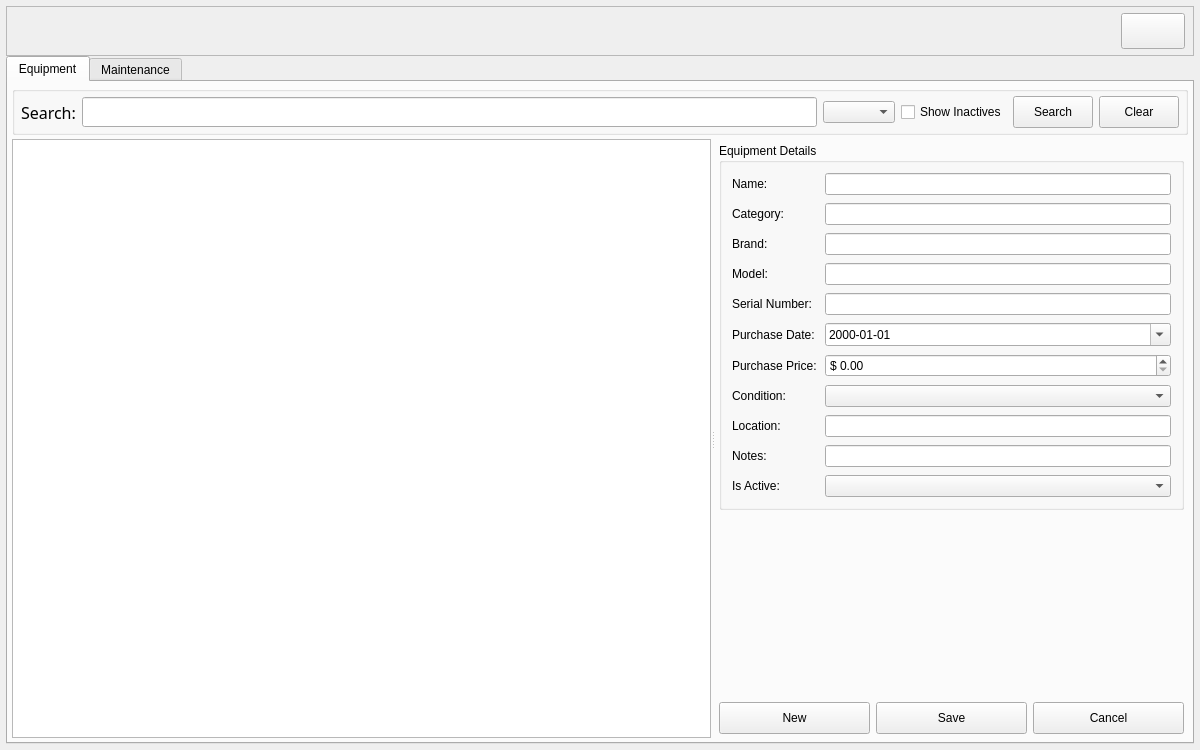
<?xml version="1.0" encoding="UTF-8"?>
<ui version="4.0">
 <class>Form</class>
 <widget class="QWidget" name="Form">
  <property name="geometry">
   <rect>
    <x>0</x>
    <y>0</y>
    <width>1200</width>
    <height>750</height>
   </rect>
  </property>
  <property name="windowTitle">
   <string>Equipment</string>
  </property>
  <layout class="QVBoxLayout" name="verticalLayout_main">
   <property name="spacing">
    <number>0</number>
   </property>
   <property name="leftMargin">
    <number>6</number>
   </property>
   <property name="topMargin">
    <number>6</number>
   </property>
   <property name="rightMargin">
    <number>6</number>
   </property>
   <property name="bottomMargin">
    <number>6</number>
   </property>

   <!-- TOP BAR -->
   <item>
    <widget class="QFrame" name="bar_information">
     <property name="sizePolicy">
      <sizepolicy hsizetype="Preferred" vsizetype="Fixed">
       <horstretch>0</horstretch>
       <verstretch>0</verstretch>
      </sizepolicy>
     </property>
     <property name="minimumSize">
      <size>
       <width>0</width>
       <height>50</height>
      </size>
     </property>
     <property name="maximumSize">
      <size>
       <width>16777215</width>
       <height>50</height>
      </size>
     </property>
     <property name="frameShape">
      <enum>QFrame::StyledPanel</enum>
     </property>
     <property name="frameShadow">
      <enum>QFrame::Raised</enum>
     </property>
     <layout class="QHBoxLayout" name="horizontalLayout_bar">
      <property name="leftMargin">
       <number>8</number>
      </property>
      <property name="topMargin">
       <number>4</number>
      </property>
      <property name="rightMargin">
       <number>8</number>
      </property>
      <property name="bottomMargin">
       <number>4</number>
      </property>
      <item>
       <widget class="QLabel" name="label_user_name">
        <property name="font">
         <font>
          <family>Century Gothic</family>
          <pointsize>12</pointsize>
         </font>
        </property>
        <property name="text">
         <string/>
        </property>
        <property name="alignment">
         <set>Qt::AlignLeading|Qt::AlignLeft|Qt::AlignVCenter</set>
        </property>
       </widget>
      </item>
      <item>
       <widget class="QLabel" name="label_user_role">
        <property name="font">
         <font>
          <family>Century Gothic</family>
          <pointsize>12</pointsize>
         </font>
        </property>
        <property name="text">
         <string/>
        </property>
       </widget>
      </item>
      <item>
       <spacer name="horizontalSpacer_bar">
        <property name="orientation">
         <enum>Qt::Horizontal</enum>
        </property>
        <property name="sizeType">
         <enum>QSizePolicy::Expanding</enum>
        </property>
        <property name="sizeHint" stdset="0">
         <size>
          <width>40</width>
          <height>20</height>
         </size>
        </property>
       </spacer>
      </item>
      <item>
       <widget class="QPushButton" name="btn_close">
        <property name="minimumSize">
         <size>
          <width>64</width>
          <height>36</height>
         </size>
        </property>
        <property name="maximumSize">
         <size>
          <width>64</width>
          <height>36</height>
         </size>
        </property>
        <property name="text">
         <string/>
        </property>
       </widget>
      </item>
     </layout>
    </widget>
   </item>

   <!-- MAIN CONTENT: TAB WIDGET -->
   <item>
    <widget class="QTabWidget" name="tab_widget">
     <property name="currentIndex">
      <number>0</number>
     </property>

     <!-- TAB 1 — EQUIPMENT -->
     <widget class="QWidget" name="tab_equipment">
      <attribute name="title">
       <string>Equipment</string>
      </attribute>
      <layout class="QVBoxLayout" name="verticalLayout_equipment_tab">
       <property name="spacing">
        <number>4</number>
       </property>
       <property name="leftMargin">
        <number>4</number>
       </property>
       <property name="topMargin">
        <number>4</number>
       </property>
       <property name="rightMargin">
        <number>4</number>
       </property>
       <property name="bottomMargin">
        <number>4</number>
       </property>

       <!-- Search row -->
       <item>
        <widget class="QGroupBox" name="groupBox_search">
         <property name="sizePolicy">
          <sizepolicy hsizetype="Preferred" vsizetype="Fixed">
           <horstretch>0</horstretch>
           <verstretch>0</verstretch>
          </sizepolicy>
         </property>
         <property name="title">
          <string/>
         </property>
         <layout class="QHBoxLayout" name="horizontalLayout_search">
          <property name="leftMargin">
           <number>6</number>
          </property>
          <property name="topMargin">
           <number>4</number>
          </property>
          <property name="rightMargin">
           <number>6</number>
          </property>
          <property name="bottomMargin">
           <number>4</number>
          </property>
          <item>
           <widget class="QLabel" name="label_search">
            <property name="font">
             <font>
              <family>Century Gothic</family>
              <pointsize>12</pointsize>
             </font>
            </property>
            <property name="text">
             <string>Search:</string>
            </property>
           </widget>
          </item>
          <item>
           <widget class="QLineEdit" name="input_search">
            <property name="sizePolicy">
             <sizepolicy hsizetype="Expanding" vsizetype="Fixed">
              <horstretch>0</horstretch>
              <verstretch>0</verstretch>
             </sizepolicy>
            </property>
            <property name="font">
             <font>
              <family>Century Gothic</family>
              <pointsize>11</pointsize>
             </font>
            </property>
           </widget>
          </item>
          <item>
           <widget class="QComboBox" name="cbo_search_options">
            <property name="sizePolicy">
             <sizepolicy hsizetype="Fixed" vsizetype="Fixed">
              <horstretch>0</horstretch>
              <verstretch>0</verstretch>
             </sizepolicy>
            </property>
           </widget>
          </item>
          <item>
           <widget class="QCheckBox" name="check_show_inactives">
            <property name="text">
             <string>Show Inactives</string>
            </property>
           </widget>
          </item>
          <item>
           <widget class="QPushButton" name="btn_search">
            <property name="minimumSize">
             <size>
              <width>80</width>
              <height>32</height>
             </size>
            </property>
            <property name="text">
             <string>Search</string>
            </property>
           </widget>
          </item>
          <item>
           <widget class="QPushButton" name="btn_clear">
            <property name="minimumSize">
             <size>
              <width>80</width>
              <height>32</height>
             </size>
            </property>
            <property name="text">
             <string>Clear</string>
            </property>
           </widget>
          </item>
         </layout>
        </widget>
       </item>

       <item>
        <widget class="QSplitter" name="splitter_equipment">
         <property name="orientation">
          <enum>Qt::Horizontal</enum>
         </property>
         <property name="childrenCollapsible">
          <bool>false</bool>
         </property>

         <widget class="QTableWidget" name="equipment_table">
          <property name="sizePolicy">
           <sizepolicy hsizetype="Expanding" vsizetype="Expanding">
            <horstretch>3</horstretch>
            <verstretch>0</verstretch>
           </sizepolicy>
          </property>
         </widget>

         <widget class="QWidget" name="widget_equipment_form">
          <property name="sizePolicy">
           <sizepolicy hsizetype="Preferred" vsizetype="Preferred">
            <horstretch>2</horstretch>
            <verstretch>0</verstretch>
           </sizepolicy>
          </property>
          <property name="minimumSize">
           <size>
            <width>320</width>
            <height>0</height>
           </size>
          </property>
          <layout class="QVBoxLayout" name="verticalLayout_equipment_form">
           <property name="leftMargin">
            <number>4</number>
           </property>
           <property name="topMargin">
            <number>4</number>
           </property>
           <property name="rightMargin">
            <number>4</number>
           </property>
           <property name="bottomMargin">
            <number>4</number>
           </property>

           <item>
            <widget class="QGroupBox" name="groupBox_equipment_details">
             <property name="title">
              <string>Equipment Details</string>
             </property>
             <layout class="QFormLayout" name="formLayout_equipment">
              <property name="leftMargin">
               <number>10</number>
              </property>
              <property name="topMargin">
               <number>10</number>
              </property>
              <property name="rightMargin">
               <number>10</number>
              </property>
              <property name="bottomMargin">
               <number>10</number>
              </property>
              <property name="horizontalSpacing">
               <number>8</number>
              </property>
              <property name="verticalSpacing">
               <number>8</number>
              </property>

              <item row="0" column="0">
               <widget class="QLabel" name="label_name">
                <property name="text">
                 <string>Name:</string>
                </property>
               </widget>
              </item>
              <item row="0" column="1">
               <widget class="QLineEdit" name="input_name"/>
              </item>

              <item row="1" column="0">
               <widget class="QLabel" name="label_category">
                <property name="text">
                 <string>Category:</string>
                </property>
               </widget>
              </item>
              <item row="1" column="1">
               <widget class="QLineEdit" name="input_category"/>
              </item>

              <item row="2" column="0">
               <widget class="QLabel" name="label_brand">
                <property name="text">
                 <string>Brand:</string>
                </property>
               </widget>
              </item>
              <item row="2" column="1">
               <widget class="QLineEdit" name="input_brand"/>
              </item>

              <item row="3" column="0">
               <widget class="QLabel" name="label_model">
                <property name="text">
                 <string>Model:</string>
                </property>
               </widget>
              </item>
              <item row="3" column="1">
               <widget class="QLineEdit" name="input_model"/>
              </item>

              <item row="4" column="0">
               <widget class="QLabel" name="label_serial_number">
                <property name="text">
                 <string>Serial Number:</string>
                </property>
               </widget>
              </item>
              <item row="4" column="1">
               <widget class="QLineEdit" name="input_serial_number"/>
              </item>

              <item row="5" column="0">
               <widget class="QLabel" name="label_purchase_date">
                <property name="text">
                 <string>Purchase Date:</string>
                </property>
               </widget>
              </item>
              <item row="5" column="1">
               <widget class="QDateEdit" name="date_purchase">
                <property name="calendarPopup">
                 <bool>true</bool>
                </property>
                <property name="displayFormat">
                 <string>yyyy-MM-dd</string>
                </property>
               </widget>
              </item>

              <item row="6" column="0">
               <widget class="QLabel" name="label_purchase_price">
                <property name="text">
                 <string>Purchase Price:</string>
                </property>
               </widget>
              </item>
              <item row="6" column="1">
               <widget class="QDoubleSpinBox" name="spin_purchase_price">
                <property name="prefix">
                 <string>$ </string>
                </property>
                <property name="maximum">
                 <double>999999.99</double>
                </property>
                <property name="singleStep">
                 <double>10.00</double>
                </property>
               </widget>
              </item>

              <item row="7" column="0">
               <widget class="QLabel" name="label_condition">
                <property name="text">
                 <string>Condition:</string>
                </property>
               </widget>
              </item>
              <item row="7" column="1">
               <widget class="QComboBox" name="cbo_condition"/>
              </item>

              <item row="8" column="0">
               <widget class="QLabel" name="label_location">
                <property name="text">
                 <string>Location:</string>
                </property>
               </widget>
              </item>
              <item row="8" column="1">
               <widget class="QLineEdit" name="input_location"/>
              </item>

              <item row="9" column="0">
               <widget class="QLabel" name="label_notes">
                <property name="text">
                 <string>Notes:</string>
                </property>
               </widget>
              </item>
              <item row="9" column="1">
               <widget class="QLineEdit" name="input_notes"/>
              </item>

              <item row="10" column="0">
               <widget class="QLabel" name="label_is_active">
                <property name="text">
                 <string>Is Active:</string>
                </property>
               </widget>
              </item>
              <item row="10" column="1">
               <widget class="QComboBox" name="cbo_is_active"/>
              </item>

             </layout>
            </widget>
           </item>

           <item>
            <spacer name="verticalSpacer_equipment_form">
             <property name="orientation">
              <enum>Qt::Vertical</enum>
             </property>
             <property name="sizeHint" stdset="0">
              <size>
               <width>20</width>
               <height>40</height>
              </size>
             </property>
            </spacer>
           </item>

           <item>
            <layout class="QHBoxLayout" name="horizontalLayout_equipment_btns">
             <property name="spacing">
              <number>6</number>
             </property>
             <item>
              <widget class="QPushButton" name="btn_new_equipment">
               <property name="minimumSize">
                <size>
                 <width>80</width>
                 <height>32</height>
                </size>
               </property>
               <property name="text">
                <string>New</string>
               </property>
              </widget>
             </item>
             <item>
              <widget class="QPushButton" name="btn_save_equipment">
               <property name="minimumSize">
                <size>
                 <width>80</width>
                 <height>32</height>
                </size>
               </property>
               <property name="text">
                <string>Save</string>
               </property>
              </widget>
             </item>
             <item>
              <widget class="QPushButton" name="btn_cancel_equipment">
               <property name="minimumSize">
                <size>
                 <width>80</width>
                 <height>32</height>
                </size>
               </property>
               <property name="text">
                <string>Cancel</string>
               </property>
              </widget>
             </item>
            </layout>
           </item>

          </layout>
         </widget>
        </widget>
       </item>
      </layout>
     </widget>

     <!-- TAB 2 — MAINTENANCE -->
     <widget class="QWidget" name="tab_maintenance">
      <attribute name="title">
       <string>Maintenance</string>
      </attribute>
      <layout class="QVBoxLayout" name="verticalLayout_maintenance_tab">
       <property name="spacing">
        <number>4</number>
       </property>
       <property name="leftMargin">
        <number>4</number>
       </property>
       <property name="topMargin">
        <number>4</number>
       </property>
       <property name="rightMargin">
        <number>4</number>
       </property>
       <property name="bottomMargin">
        <number>4</number>
       </property>

       <!-- Filter row -->
       <item>
        <widget class="QGroupBox" name="groupBox_maintenance_filters">
         <property name="sizePolicy">
          <sizepolicy hsizetype="Preferred" vsizetype="Fixed">
           <horstretch>0</horstretch>
           <verstretch>0</verstretch>
          </sizepolicy>
         </property>
         <property name="title">
          <string/>
         </property>
         <layout class="QHBoxLayout" name="horizontalLayout_maintenance_filters">
          <property name="leftMargin">
           <number>6</number>
          </property>
          <property name="topMargin">
           <number>4</number>
          </property>
          <property name="rightMargin">
           <number>6</number>
          </property>
          <property name="bottomMargin">
           <number>4</number>
          </property>
          <item>
           <widget class="QLabel" name="label_filter_equipment">
            <property name="text">
             <string>Equipment:</string>
            </property>
           </widget>
          </item>
          <item>
           <widget class="QComboBox" name="combo_filter_equipment">
            <property name="sizePolicy">
             <sizepolicy hsizetype="Expanding" vsizetype="Fixed">
              <horstretch>0</horstretch>
              <verstretch>0</verstretch>
             </sizepolicy>
            </property>
            <property name="minimumSize">
             <size>
              <width>150</width>
              <height>0</height>
             </size>
            </property>
           </widget>
          </item>
          <item>
           <widget class="QLabel" name="label_maint_date_from">
            <property name="text">
             <string>From:</string>
            </property>
           </widget>
          </item>
          <item>
           <widget class="QDateEdit" name="date_maint_from">
            <property name="minimumSize">
             <size>
              <width>120</width>
              <height>0</height>
             </size>
            </property>
            <property name="displayFormat">
             <string>yyyy-MM-dd</string>
            </property>
            <property name="calendarPopup">
             <bool>true</bool>
            </property>
            <property name="date">
             <date>
              <year>2026</year>
              <month>1</month>
              <day>1</day>
             </date>
            </property>
           </widget>
          </item>
          <item>
           <widget class="QLabel" name="label_maint_date_to">
            <property name="text">
             <string>To:</string>
            </property>
           </widget>
          </item>
          <item>
           <widget class="QDateEdit" name="date_maint_to">
            <property name="minimumSize">
             <size>
              <width>120</width>
              <height>0</height>
             </size>
            </property>
            <property name="displayFormat">
             <string>yyyy-MM-dd</string>
            </property>
            <property name="calendarPopup">
             <bool>true</bool>
            </property>
           </widget>
          </item>
          <item>
           <widget class="QLabel" name="label_filter_type">
            <property name="text">
             <string>Type:</string>
            </property>
           </widget>
          </item>
          <item>
           <widget class="QComboBox" name="combo_filter_type"/>
          </item>
          <item>
           <widget class="QPushButton" name="btn_filter_maintenance">
            <property name="minimumSize">
             <size>
              <width>70</width>
              <height>32</height>
             </size>
            </property>
            <property name="text">
             <string>Filter</string>
            </property>
           </widget>
          </item>
          <item>
           <widget class="QPushButton" name="btn_clear_maintenance_filters">
            <property name="minimumSize">
             <size>
              <width>70</width>
              <height>32</height>
             </size>
            </property>
            <property name="text">
             <string>Clear</string>
            </property>
           </widget>
          </item>
         </layout>
        </widget>
       </item>

       <!-- Maintenance table -->
       <item>
        <widget class="QTableWidget" name="maintenance_table">
         <property name="sizePolicy">
          <sizepolicy hsizetype="Expanding" vsizetype="Expanding">
           <horstretch>0</horstretch>
           <verstretch>1</verstretch>
          </sizepolicy>
         </property>
         <property name="minimumSize">
          <size>
           <width>0</width>
           <height>120</height>
          </size>
         </property>
        </widget>
       </item>

       <!-- Log maintenance -->
       <item>
        <widget class="QGroupBox" name="groupBox_log_maintenance">
         <property name="sizePolicy">
          <sizepolicy hsizetype="Preferred" vsizetype="Fixed">
           <horstretch>0</horstretch>
           <verstretch>0</verstretch>
          </sizepolicy>
         </property>
         <property name="title">
          <string>Log Maintenance</string>
         </property>
         <layout class="QGridLayout" name="gridLayout_log_maintenance">
          <property name="leftMargin">
           <number>6</number>
          </property>
          <property name="topMargin">
           <number>6</number>
          </property>
          <property name="rightMargin">
           <number>6</number>
          </property>
          <property name="bottomMargin">
           <number>6</number>
          </property>

          <item row="0" column="0">
           <widget class="QLabel" name="label_log_equipment">
            <property name="text">
             <string>Equipment:</string>
            </property>
           </widget>
          </item>
          <item row="0" column="1">
           <widget class="QComboBox" name="combo_log_equipment">
            <property name="sizePolicy">
             <sizepolicy hsizetype="Expanding" vsizetype="Fixed">
              <horstretch>0</horstretch>
              <verstretch>0</verstretch>
             </sizepolicy>
            </property>
           </widget>
          </item>
          <item row="0" column="2">
           <widget class="QLabel" name="label_maintenance_date">
            <property name="text">
             <string>Date:</string>
            </property>
           </widget>
          </item>
          <item row="0" column="3">
           <widget class="QDateEdit" name="date_maintenance">
            <property name="displayFormat">
             <string>yyyy-MM-dd</string>
            </property>
            <property name="calendarPopup">
             <bool>true</bool>
            </property>
           </widget>
          </item>
          <item row="0" column="4">
           <widget class="QLabel" name="label_log_type">
            <property name="text">
             <string>Type:</string>
            </property>
           </widget>
          </item>
          <item row="0" column="5">
           <widget class="QComboBox" name="combo_log_type"/>
          </item>

          <item row="1" column="0">
           <widget class="QLabel" name="label_description">
            <property name="text">
             <string>Description:</string>
            </property>
           </widget>
          </item>
          <item row="1" column="1" colspan="3">
           <widget class="QLineEdit" name="input_description"/>
          </item>
          <item row="1" column="4">
           <widget class="QLabel" name="label_cost">
            <property name="text">
             <string>Cost:</string>
            </property>
           </widget>
          </item>
          <item row="1" column="5">
           <widget class="QDoubleSpinBox" name="spin_cost">
            <property name="prefix">
             <string>$ </string>
            </property>
            <property name="maximum">
             <double>999999.99</double>
            </property>
           </widget>
          </item>

          <item row="2" column="0">
           <widget class="QLabel" name="label_performed_by">
            <property name="text">
             <string>Performed By:</string>
            </property>
           </widget>
          </item>
          <item row="2" column="1" colspan="3">
           <widget class="QLineEdit" name="input_performed_by"/>
          </item>
          <item row="2" column="4">
           <widget class="QLabel" name="label_next_maintenance">
            <property name="text">
             <string>Next Maintenance:</string>
            </property>
           </widget>
          </item>
          <item row="2" column="5">
           <widget class="QDateEdit" name="date_next_maintenance">
            <property name="displayFormat">
             <string>yyyy-MM-dd</string>
            </property>
            <property name="calendarPopup">
             <bool>true</bool>
            </property>
           </widget>
          </item>

          <item row="3" column="5">
           <widget class="QPushButton" name="btn_log_maintenance">
            <property name="minimumSize">
             <size>
              <width>100</width>
              <height>32</height>
             </size>
            </property>
            <property name="text">
             <string>Log</string>
            </property>
           </widget>
          </item>

         </layout>
        </widget>
       </item>

      </layout>
     </widget>

    </widget>
   </item>
  </layout>
 </widget>
 <tabstops>
  <tabstop>input_name</tabstop>
  <tabstop>input_category</tabstop>
  <tabstop>input_brand</tabstop>
  <tabstop>input_model</tabstop>
  <tabstop>input_serial_number</tabstop>
  <tabstop>date_purchase</tabstop>
  <tabstop>spin_purchase_price</tabstop>
  <tabstop>cbo_condition</tabstop>
  <tabstop>input_location</tabstop>
  <tabstop>input_notes</tabstop>
  <tabstop>cbo_is_active</tabstop>
  <tabstop>btn_new_equipment</tabstop>
  <tabstop>btn_save_equipment</tabstop>
  <tabstop>btn_cancel_equipment</tabstop>
  <tabstop>input_search</tabstop>
  <tabstop>cbo_search_options</tabstop>
  <tabstop>combo_filter_equipment</tabstop>
  <tabstop>date_maint_from</tabstop>
  <tabstop>date_maint_to</tabstop>
  <tabstop>combo_filter_type</tabstop>
  <tabstop>btn_filter_maintenance</tabstop>
  <tabstop>btn_clear_maintenance_filters</tabstop>
  <tabstop>combo_log_equipment</tabstop>
  <tabstop>date_maintenance</tabstop>
  <tabstop>combo_log_type</tabstop>
  <tabstop>input_description</tabstop>
  <tabstop>spin_cost</tabstop>
  <tabstop>input_performed_by</tabstop>
  <tabstop>date_next_maintenance</tabstop>
  <tabstop>btn_log_maintenance</tabstop>
 </tabstops>
 <resources/>
 <connections/>
</ui>
